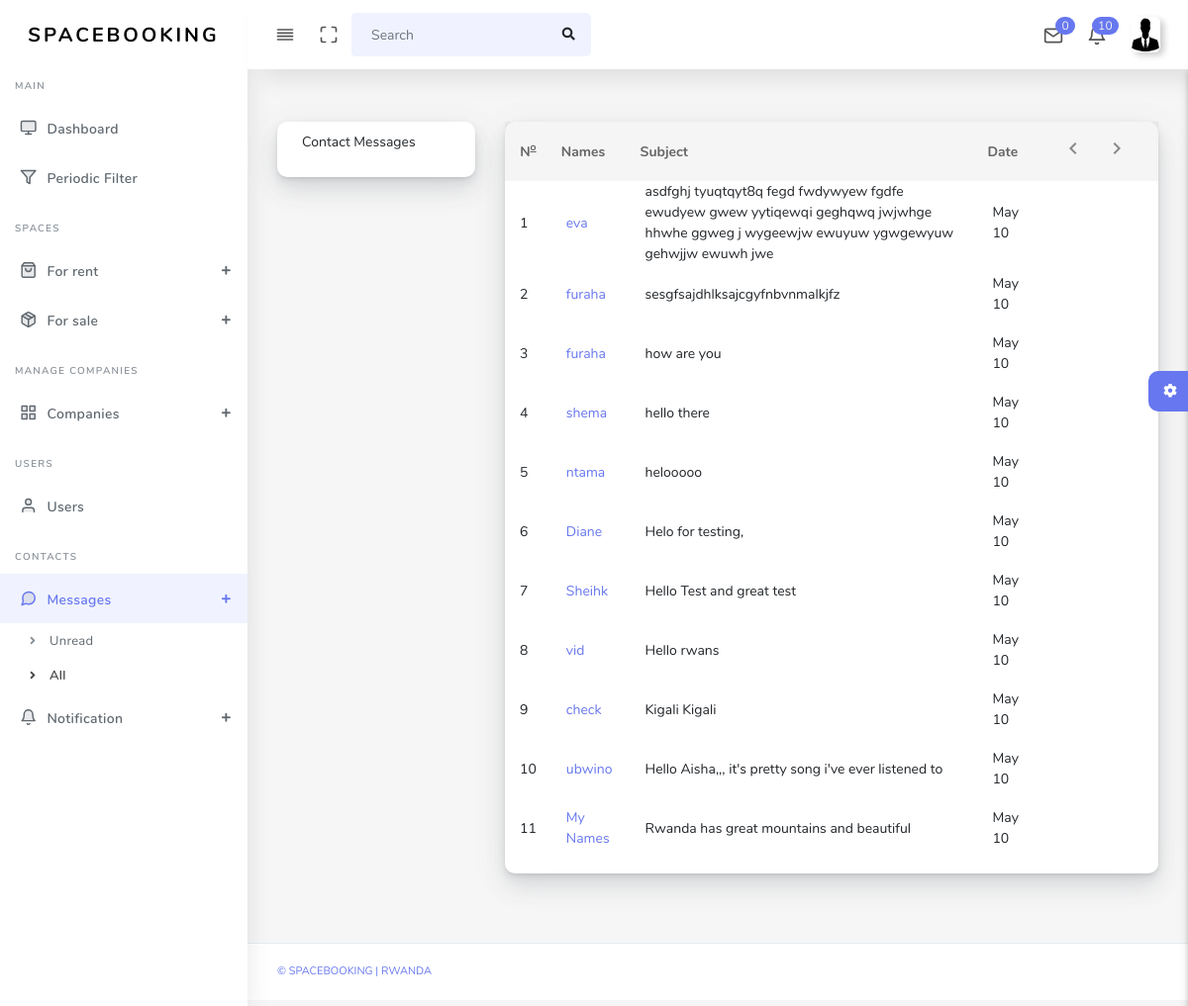
/admin/allMessages.php (signed in), run on the app's committed database.
### tables this page shows
CREATE TABLE `contacts` (
  `id` int(11) NOT NULL,
  `fullnames` varchar(255) DEFAULT NULL,
  `emails` varchar(255) DEFAULT NULL,
  `subjects` varchar(100) DEFAULT NULL,
  `messages` varchar(255) DEFAULT NULL,
  `sentAt` timestamp NOT NULL DEFAULT current_timestamp() ON UPDATE current_timestamp(),
  `status1` varchar(100) NOT NULL
);

### admin/allMessages.php (the view, shortened to what this page needs)
<!DOCTYPE html>
<html lang="en">
<head>
  <link rel="stylesheet" href="assets/css/app.min.css">
  <link rel="stylesheet" href="assets/css/style.css">
  <link rel="stylesheet" href="assets/css/components.css">
  <link rel="stylesheet" href="assets/css/custom.css">
</head>
<body>
  <div id="app">
      <?php require_once("includes/header.php")?>
      <?php require_once("includes/left_nav.php")?>
    <div class="main-wrapper main-wrapper-1">
      <div class="main-content">
        <section class="section">
          <div class="section-body">
            <div class="row">
              <div class="col-xs-12 col-sm-12 col-md-3 col-lg-3">
                <div class="card">
                  <div class="body">
                    <div id="mail-nav">
                      <ul class="" id="mail-folders">
                        <li>
                          <a href="" title="Inbox">Contact Messages &nbsp;
                          </a>
                        </li>
                      </ul>
                    </div>
                  </div>
                </div>
              </div>
              <div class="col-xs-12 col-sm-12 col-md-9 col-lg-9">
                <div class="card">
                    <div class="boxs mail_listing">
                        <div class="inbox-center table-responsive">
                        <table class="table table-hover">
                            <thead>
                                <tr>
                                    <th class="text-center">
                                        N<sup><u>o</u></sup>
                                    </th>
                                    <th>Names</th>
                                    <th>Subject</th>
                                    <th>Date</th>
                                    <th class="hidden-xs" colspan="2">
                                    <div class="pull-right">
                                        <div class="email-btn-group m-l-15">
                                        <a href="#" class="col-dark-gray waves-effect m-r-20" title="previous"
                                            data-toggle="tooltip">
                                            <i class="material-icons">navigate_before</i>
                                        </a>
                                        <a href="#" class="col-dark-gray waves-effect m-r-20" title="next"
                                            data-toggle="tooltip">
                                            <i class="material-icons">navigate_next</i>
                                        </a>
                                        </div>
                                    </div>
                                    </th>
                                </tr>
                            </thead>
                            <tbody>
                                <?php
                                    $q = mysqli_query($conn,"SELECT *FROM contacts ORDER BY id DESC") or die(mysqli_error($conn));
                                    if (mysqli_num_rows($q)>0) {
                                        $count = 1;
                                        while ($fe = mysqli_fetch_array($q)) {
                                           ?>
                                            <tr>
                                                <td class="tbl-checkbox">
                                                    <?= $count;?>
                                                </td>
                                                <td class="hidden-xs"><a href="readMessages?id=<?= $fe['id']?>"><?= $fe['fullnames']?></a></td>
                                                <td class="max-texts">
                                                <a href="readMessages?id=<?= $fe['id']?>"><?= $fe['messages']?></a>
                                                </td>
                                                <td class="text-right"> May 10 </td>
                                            </tr>
                                           <?php
                                        $count++;}
                                    }
                                ?>
                            </tbody>
                        </table>
                        </div>
                    </div>
                    </div>
                </div>
            </div>
          </div>
        </section>
        <div class="settingSidebar">
          <a href="javascript:void(0)" class="settingPanelToggle"> <i class="fa fa-spin fa-cog"></i>
          </a>
        </div>
      </div>
      <footer class="main-footer">
        <div class="footer-left">
          <a href="">&copy SpaceBooking | Rwanda</a></a>
        </div>
      </footer>
    </div>
  </div>
</body>
</html>

### data on the page
contacts: fullnames "eva", messages "asdfghj tyuqtqyt8q fegd fwdywyew fgdfe ewudyew gwew yytiqewqi geghqwq jwjwhge hhwhe ggweg j wygeewjw ewuyuw ygwgewyuw gehwjjw ewuwh jwe"
contacts: fullnames "furaha", messages "sesgfsajdhlksajcgyfnbvnmalkjfz"
contacts: fullnames "furaha", messages "how are you"
contacts: fullnames "shema", messages "hello there"
contacts: fullnames "ntama", messages "helooooo"
contacts: fullnames "Diane", messages "Helo for testing,"
contacts: fullnames "Sheihk", messages "Hello Test and great test"
contacts: fullnames "vid", messages "Hello rwans"
contacts: fullnames "check", messages "Kigali Kigali"
contacts: fullnames "ubwino", messages "Hello Aisha,,, it's pretty song i've ever listened to"
contacts: fullnames "My Names", messages "Rwanda has great mountains and beautiful"

### other printed values
$total "10"
